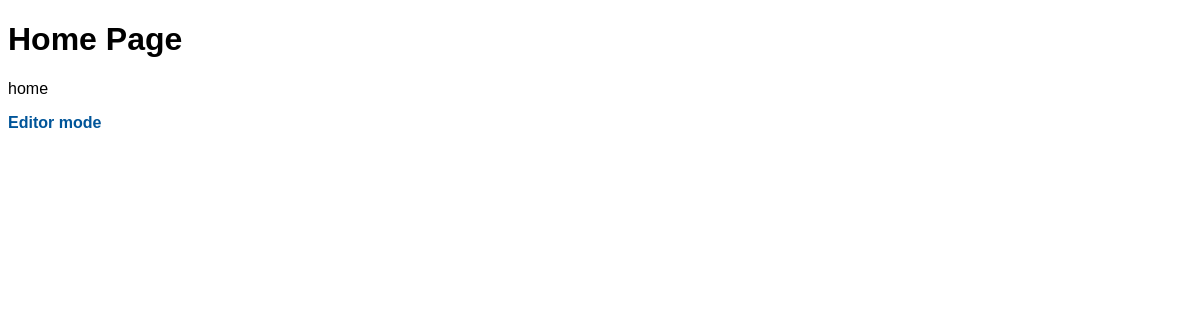
/, run on an earlier commit of the app's database.
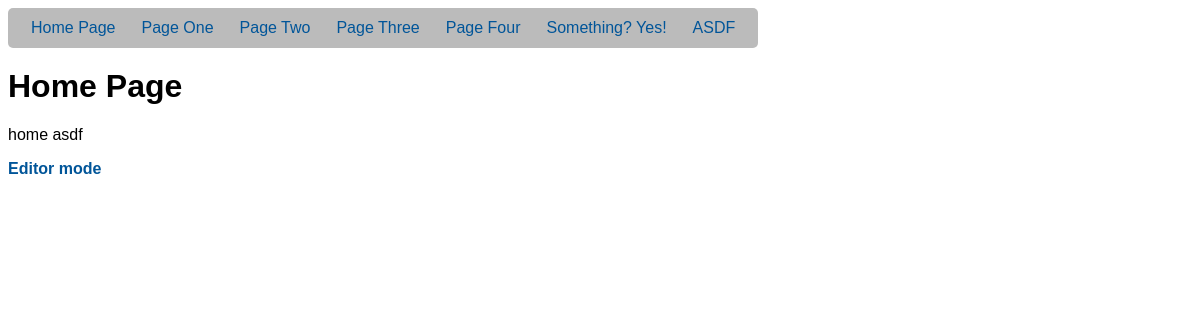
And on a later commit of the database.
### tables this page shows
CREATE TABLE pages (id integer primary key, title text, content text, slug text, position integer, parent integer default 0);

### ferritecms/lib/Pages.php (called while the page is built, shortened)
<?php
class Pages
{
    private static $initialized = false;
    private static $db;
    public static function init() {
        if (!self::$initialized) {
            self::$db = Database::getInstance();
            self::$initialized = true;
        }
    }
    public static function getID($slug) {
        $slug = strtolower($slug);
        $query = 'SELECT id FROM pages WHERE slug=:slug LIMIT 1';
        $stmt = self::$db->prepare($query);
        $stmt->bindParam(':slug', $slug);
        $stmt->execute();
        $row = $stmt->fetchObject();
        if ($row) {
            return $row->id;
        }
        return false;
    }
    public static function getPage($id) {
        $query = 'SELECT * FROM pages WHERE id=:id LIMIT 1';
        $stmt = self::$db->prepare($query);
        $stmt->bindParam(':id', $id);
        $stmt->execute();
        $page = new Page();
        return $page;
    }
    public static function pageList($parent = 0) {
        $query = 'SELECT id, title, slug FROM pages
                    WHERE parent=:parent ORDER BY position ASC';
        $stmt = self::$db->prepare($query);
        $stmt->bindParam(':parent', $parent);
        $stmt->execute();
        return $stmt->fetchAll();
    }
    public static function getPath($id) {
        $query = 'SELECT slug, parent FROM pages WHERE id=:id';
        $stmt = self::$db->prepare($query);
        $stmt->bindParam(':id', $id);
        $stmt->execute();
        $row = $stmt->fetch();
        $path = $row['slug'] . '/';
        if ($row['parent'] != 0) {
            $path = self::getPath($row['parent']) . $path;
        }
        return $path;
    }
}

### ferritecms/templatetags/index.php (called while the page is built)
<?php
foreach (glob(CMS_ROOT . 'templatetags/tags_*.php') as $filename) {
    require_once $filename;
}

### ferritecms/templatetags/tags_Tags.php (the view, shortened to what this page needs)
<?php
require_once 'lib/Pages.php';
class tags_Tags
{
    function navList($depth = 0, $type = 'ul', $parent = 0, $parentSlug = '') {
        $list = Pages::pageList($parent);
        if (empty($list)) {
            return '';
        }
        $output = '<' . $type . ' class="ferritecms_nav' . ($parent ? ' ferritecms_subnav' : '') . '">';
        foreach ($list as $li) {
            $path = Pages::getPath($li['id']);
            $output .= '<li id="ferritecms_nav-' . $li['id'] . '">';
            $output .= '<a href="' . BASE_URL . $path . '">';
            $output .= $li['title'] . '</a>';
            if ($depth != 1) {
                $output .= $this->navList(($depth ? $depth - 1 : 0), $type, $li['id'], $li['slug']);
            }
            $output .= '</li>';
        }
        $output .= '<li class="ferritecms_newpage" id="ferritecms_newparent-' .
                    $parent . '"><a href="#">New Page</a></li>';
        $output .= '</' . $type . '>';
        return $output;
    }
}

### ferritecms/templatetags/tags_Page.php (shortened to what this page needs)
<?php
require_once 'lib/Pages.php';
class tags_Page
{
    private $page;
    function __construct($id) {
        $this->page = Pages::getPage($id);
    }
    function title() {
        $output = '<span class="ferritecms_title">' .
                  $this->page->title .
                  '</span>';
        return $output;
    }
    function content() {
        $output = '<div class="ferritecms_content">' .
                  $this->page->content .
                  '</div>';
        return $output;
    }
}
$requestURI = substr_replace($_SERVER['REQUEST_URI'], '', 0, strlen(BASE_PATH));
$splitURI = explode('/', $requestURI);
foreach ($splitURI as $key => $value) {
    if (is_null($value) || $value == '') {
        unset($splitURI[$key]);
    }
}
if (empty($splitURI)) {
    $page = new tags_Page(Pages::getID('home'));
}

What changed in the data, as far as the page shows it:
now on one of the page's lists (row edited): pages: title "Home Page"
changed pages "Home Page": content "home" → "home asdf"
now on this page (row edited): pages: title "Page One"
now on this page (row edited): pages: title "Page Two"
now on this page (row edited): pages: title "Page Three"
now on this page (row edited): pages: title "Page Four"
now on this page (row edited): pages: title "Something? Yes!"
added pages: title "ASDF"
